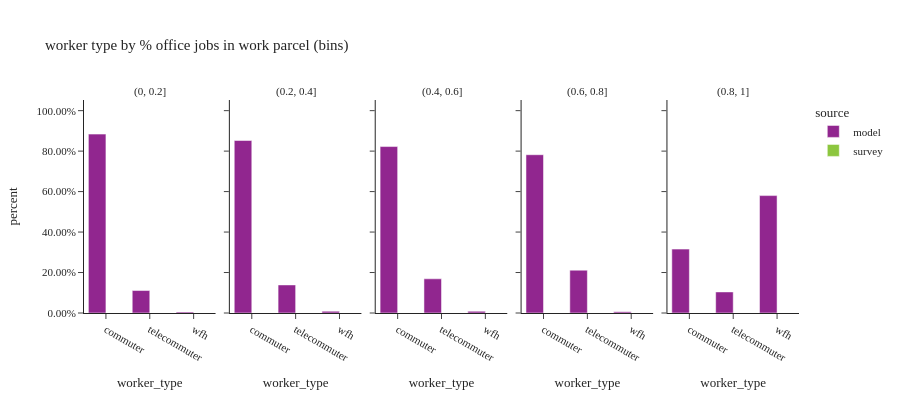

Notebook cell for this chart:
### Code cell
df_worker_count = summarize_counts(workers, ['source', '% office jobs (bins)', 'worker_type'])
df_worker_count = df_worker_count.filter(pl.col('% office jobs (bins)') != "no jobs")

fig = px.bar(df_worker_count.sort(['source', '% office jobs (bins)']).to_pandas(), x='worker_type', y="percent",
             facet_col="% office jobs (bins)", color="source", hover_data=['sample count', 'total count'],
             barmode="group",
             title="worker type by % office jobs in work parcel (bins)")
fig.for_each_annotation(lambda a: a.update(text=a.text.split("=")[-1]))
fig.update_layout(height=400, width=900, font=dict(size=11))
fig.for_each_yaxis(lambda a: a.update(tickformat=".2%"))
fig.update_xaxes(categoryorder='array', categoryarray=['commuter', 'telecommuter', 'wfh'])
fig.show()

### Figure 1 — Plotly figure (JSON) as saved in the notebook; plotly's stock layout.template omitted (floating-point values rounded to 4 significant figures)
{"data": [{"alignmentgroup": "True", "customdata": [[5608.0, 5608.0], [128800.0, 128800.0], [1025000.0, 1025000.0]], "hovertemplate": "source=model<br>% office jobs (bins)=(0, 0.2]<br>worker_type=%{x}<br>percent=%{y}<br>sample count=%{customdata[0]}<br>total count=%{customdata[1]}<extra></extra>", "legendgroup": "model", "marker": {"color": "#91268F", "pattern": {"shape": ""}}, "name": "model", "offsetgroup": "model", "orientation": "v", "showlegend": true, "textposition": "auto", "type": "bar", "x": ["wfh", "telecommuter", "commuter"], "xaxis": "x", "y": [0.004838, 0.1111, 0.8841], "yaxis": "y"}, {"alignmentgroup": "True", "customdata": [[2142.0, 2142.0], [208700.0, 208700.0], [33950.0, 33950.0]], "hovertemplate": "source=model<br>% office jobs (bins)=(0.2, 0.4]<br>worker_type=%{x}<br>percent=%{y}<br>sample count=%{customdata[0]}<br>total count=%{customdata[1]}<extra></extra>", "legendgroup": "model", "marker": {"color": "#91268F", "pattern": {"shape": ""}}, "name": "model", "offsetgroup": "model", "orientation": "v", "showlegend": false, "textposition": "auto", "type": "bar", "x": ["wfh", "commuter", "telecommuter"], "xaxis": "x2", "y": [0.008751, 0.8525, 0.1387], "yaxis": "y2"}, {"alignmentgroup": "True", "customdata": [[28440.0, 28440.0], [1440.0, 1440.0], [138500.0, 138500.0]], "hovertemplate": "source=model<br>% office jobs (bins)=(0.4, 0.6]<br>worker_type=%{x}<br>percent=%{y}<br>sample count=%{customdata[0]}<br>total count=%{customdata[1]}<extra></extra>", "legendgroup": "model", "marker": {"color": "#91268F", "pattern": {"shape": ""}}, "name": "model", "offsetgroup": "model", "orientation": "v", "showlegend": false, "textposition": "auto", "type": "bar", "x": ["telecommuter", "wfh", "commuter"], "xaxis": "x3", "y": [0.1689, 0.008553, 0.8226], "yaxis": "y3"}, {"alignmentgroup": "True", "customdata": [[40830.0, 40830.0], [1187.0, 1187.0], [150900.0, 150900.0]], "hovertemplate": "source=model<br>% office jobs (bins)=(0.6, 0.8]<br>worker_type=%{x}<br>percent=%{y}<br>sample count=%{customdata[0]}<br>total count=%{customdata[1]}<extra></extra>", "legendgroup": "model", "marker": {"color": "#91268F", "pattern": {"shape": ""}}, "name": "model", "offsetgroup": "model", "orientation": "v", "showlegend": false, "textposition": "auto", "type": "bar", "x": ["telecommuter", "wfh", "commuter"], "xaxis": "x4", "y": [0.2116, 0.006152, 0.7822], "yaxis": "y4"}, {"alignmentgroup": "True", "customdata": [[267900.0, 267900.0], [48080.0, 48080.0], [145700.0, 145700.0]], "hovertemplate": "source=model<br>% office jobs (bins)=(0.8, 1]<br>worker_type=%{x}<br>percent=%{y}<br>sample count=%{customdata[0]}<br>total count=%{customdata[1]}<extra></extra>", "legendgroup": "model", "marker": {"color": "#91268F", "pattern": {"shape": ""}}, "name": "model", "offsetgroup": "model", "orientation": "v", "showlegend": false, "textposition": "auto", "type": "bar", "x": ["wfh", "telecommuter", "commuter"], "xaxis": "x5", "y": [0.5802, 0.1041, 0.3157], "yaxis": "y5"}, {"alignmentgroup": "True", "customdata": [[104.0, 52300.0]], "hovertemplate": "source=survey<br>% office jobs (bins)=(0, 0.2]<br>worker_type=%{x}<br>percent=%{y}<br>sample count=%{customdata[0]}<br>total count=%{customdata[1]}<extra></extra>", "legendgroup": "survey", "marker": {"color": "#8CC63E", "pattern": {"shape": ""}}, "name": "survey", "offsetgroup": "survey", "orientation": "v", "showlegend": true, "textposition": "auto", "type": "bar", "x": [null], "xaxis": "x", "y": [1.0], "yaxis": "y"}, {"alignmentgroup": "True", "customdata": [[21.0, 3893.0]], "hovertemplate": "source=survey<br>% office jobs (bins)=(0.2, 0.4]<br>worker_type=%{x}<br>percent=%{y}<br>sample count=%{customdata[0]}<br>total count=%{customdata[1]}<extra></extra>", "legendgroup": "survey", "marker": {"color": "#8CC63E", "pattern": {"shape": ""}}, "name": "survey", "offsetgroup": "survey", "orientation": "v", "showlegend": false, "textposition": "auto", "type": "bar", "x": [null], "xaxis": "x2", "y": [1.0], "yaxis": "y2"}, {"alignmentgroup": "True", "customdata": [[9.0, 11360.0]], "hovertemplate": "source=survey<br>% office jobs (bins)=(0.4, 0.6]<br>worker_type=%{x}<br>percent=%{y}<br>sample count=%{customdata[0]}<br>total count=%{customdata[1]}<extra></extra>", "legendgroup": "survey", "marker": {"color": "#8CC63E", "pattern": {"shape": ""}}, "name": "survey", "offsetgroup": "survey", "orientation": "v", "showlegend": false, "textposition": "auto", "type": "bar", "x": [null], "xaxis": "x3", "y": [1.0], "yaxis": "y3"}, {"alignmentgroup": "True", "customdata": [[15.0, 18780.0]], "hovertemplate": "source=survey<br>% office jobs (bins)=(0.6, 0.8]<br>worker_type=%{x}<br>percent=%{y}<br>sample count=%{customdata[0]}<br>total count=%{customdata[1]}<extra></extra>", "legendgroup": "survey", "marker": {"color": "#8CC63E", "pattern": {"shape": ""}}, "name": "survey", "offsetgroup": "survey", "orientation": "v", "showlegend": false, "textposition": "auto", "type": "bar", "x": [null], "xaxis": "x4", "y": [1.0], "yaxis": "y4"}, {"alignmentgroup": "True", "customdata": [[3418.0, 1810000.0]], "hovertemplate": "source=survey<br>% office jobs (bins)=(0.8, 1]<br>worker_type=%{x}<br>percent=%{y}<br>sample count=%{customdata[0]}<br>total count=%{customdata[1]}<extra></extra>", "legendgroup": "survey", "marker": {"color": "#8CC63E", "pattern": {"shape": ""}}, "name": "survey", "offsetgroup": "survey", "orientation": "v", "showlegend": false, "textposition": "auto", "type": "bar", "x": [null], "xaxis": "x5", "y": [1.0], "yaxis": "y5"}], "layout": {"annotations": [{"font": {}, "showarrow": false, "text": "(0, 0.2]", "x": 0.092, "xanchor": "center", "xref": "paper", "y": 1.0, "yanchor": "bottom", "yref": "paper"}, {"font": {}, "showarrow": false, "text": "(0.2, 0.4]", "x": 0.296, "xanchor": "center", "xref": "paper", "y": 1.0, "yanchor": "bottom", "yref": "paper"}, {"font": {}, "showarrow": false, "text": "(0.4, 0.6]", "x": 0.5, "xanchor": "center", "xref": "paper", "y": 1.0, "yanchor": "bottom", "yref": "paper"}, {"font": {}, "showarrow": false, "text": "(0.6, 0.8]", "x": 0.704, "xanchor": "center", "xref": "paper", "y": 1.0, "yanchor": "bottom", "yref": "paper"}, {"font": {}, "showarrow": false, "text": "(0.8, 1]", "x": 0.908, "xanchor": "center", "xref": "paper", "y": 1.0, "yanchor": "bottom", "yref": "paper"}], "barmode": "group", "font": {"size": 11}, "height": 400, "legend": {"title": {"text": "source"}, "tracegroupgap": 0}, "title": {"text": "worker type by % office jobs in work parcel (bins)"}, "width": 900, "xaxis": {"anchor": "y", "categoryarray": ["commuter", "telecommuter", "wfh"], "categoryorder": "array", "domain": [0.0, 0.184], "title": {"text": "worker_type"}}, "xaxis2": {"anchor": "y2", "categoryarray": ["commuter", "telecommuter", "wfh"], "categoryorder": "array", "domain": [0.204, 0.388], "matches": "x", "title": {"text": "worker_type"}}, "xaxis3": {"anchor": "y3", "categoryarray": ["commuter", "telecommuter", "wfh"], "categoryorder": "array", "domain": [0.408, 0.592], "matches": "x", "title": {"text": "worker_type"}}, "xaxis4": {"anchor": "y4", "categoryarray": ["commuter", "telecommuter", "wfh"], "categoryorder": "array", "domain": [0.612, 0.796], "matches": "x", "title": {"text": "worker_type"}}, "xaxis5": {"anchor": "y5", "categoryarray": ["commuter", "telecommuter", "wfh"], "categoryorder": "array", "domain": [0.816, 1.0], "matches": "x", "title": {"text": "worker_type"}}, "yaxis": {"anchor": "x", "domain": [0.0, 1.0], "tickformat": ".2%", "title": {"text": "percent"}}, "yaxis2": {"anchor": "x2", "domain": [0.0, 1.0], "matches": "y", "showticklabels": false, "tickformat": ".2%"}, "yaxis3": {"anchor": "x3", "domain": [0.0, 1.0], "matches": "y", "showticklabels": false, "tickformat": ".2%"}, "yaxis4": {"anchor": "x4", "domain": [0.0, 1.0], "matches": "y", "showticklabels": false, "tickformat": ".2%"}, "yaxis5": {"anchor": "x5", "domain": [0.0, 1.0], "matches": "y", "showticklabels": false, "tickformat": ".2%"}}}
